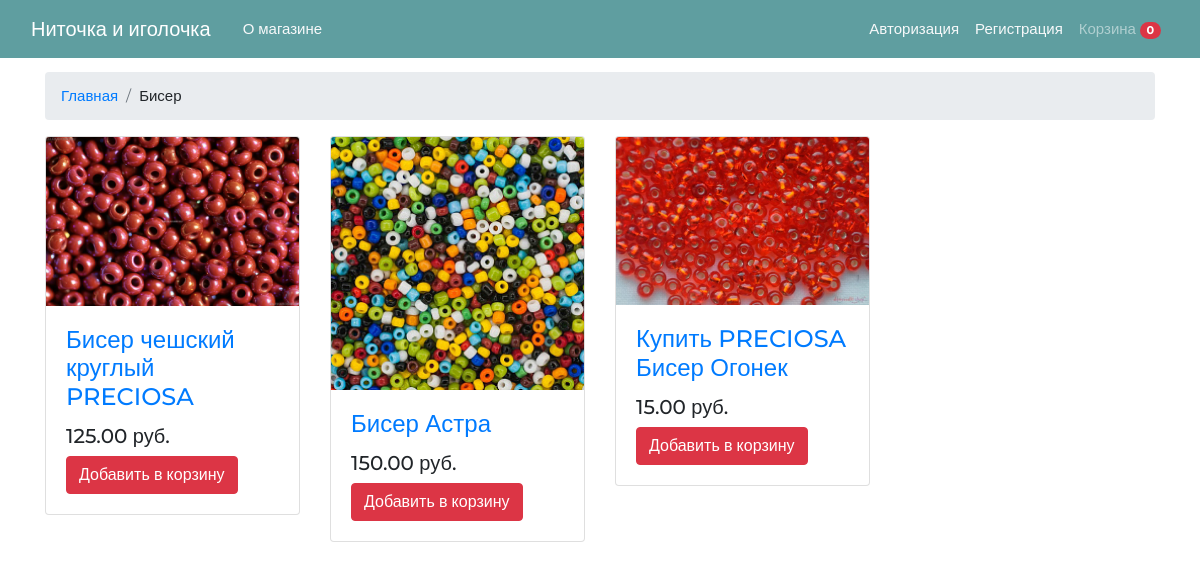
Screenshot of /category/beads/ with the database file from the repository.
### mainapp/models.py (models this page shows, shortened)
class Cart(models.Model):
    owner = models.ForeignKey('Customer', null=True, verbose_name='Владелец', on_delete=models.CASCADE)
    products = models.ManyToManyField(CartProduct, blank=True, related_name='related_cart')
    total_product = models.PositiveIntegerField(default=0)
    final_price = models.DecimalField(max_digits=9, default=0, decimal_places=2, verbose_name='Общая цена')
    in_order = models.BooleanField(default=False)
    for_anonymous_user = models.BooleanField(default=False)

class Category(models.Model):
    name = models.CharField(max_length=255, verbose_name='Имя категории')
    slug = models.SlugField(unique=True)
    objects = CategoryManager()
    def get_absolute_url(self):
        return reverse('category_detail', kwargs={'slug': self.slug})

class Product(models.Model):
    MIN_RESOLUTION = (100, 100)
    MAX_RESOLUTION = (3000, 3000)
    MAX_IMAGE_SIZE = 3145728
    class Meta:
        abstract = True
    category = models.ForeignKey(Category, verbose_name='Категория', on_delete=models.CASCADE)
    title = models.CharField(max_length=255, verbose_name='Наименование')
    slug = models.SlugField(unique=True)
    image = models.ImageField(verbose_name='Изображение')
    description = models.TextField(verbose_name='Описание', null=True)
    price = models.DecimalField(max_digits=9, decimal_places=2, verbose_name='Цена')
    def get_model_name(self):
        return self.__class__.__name__.lower()

class Beads(Product):  # Бисер
    manufacturer = models.CharField(max_length=255, verbose_name='Производитель')
    part_number = models.CharField(max_length=255, verbose_name='Артикул')
    weight = models.CharField(max_length=255, verbose_name='Вес')
    size = models.CharField(max_length=255, verbose_name='Размер')
    color = models.CharField(max_length=255, verbose_name='Цвет')
    def get_absolute_url(self):
        return get_product_url(self, 'product_detail')

### mainapp/views.py (the view)
# urls.py: path('category/<str:slug>/', CategoryDetailView.as_view(), name='category_detail'),
class CategoryDetailView(CartMixin, CategoryDetailMixin, DetailView):
    model = Category
    queryset = Category.objects.all()
    context_object_name = 'category'
    template_name = 'category_detail.html'
    slug_url_kwarg = 'slug'
    def get_context_data(self, **kwargs):
        context = super().get_context_data(**kwargs)
        context['cart'] = self.cart
        return  context

### mainapp/mixins.py (called while the page is built)
    def get_context_data(self, **kwargs):
        if isinstance(self.get_object(), Category):
            model = self.CATEGORY_SLUG_TO_PRODUCT_MODEL[self.get_object().slug]
            context = super().get_context_data(**kwargs)
            context['categories'] = Category.objects.get_categories_for_left_sidebar()
            context['category_products'] = model.objects.all()
            return context
        context = super().get_context_data(**kwargs)
        context['categories'] = Category.objects.get_categories_for_left_sidebar()
        return context

    def dispatch(self, request, *args, **kwargs):
        if request.user.is_authenticated:
            customer = Customer.objects.filter(user=request.user).first()
            if not customer:
                customer = Customer.objects.create(
                    user=request.user
                )
            cart = Cart.objects.filter(owner=customer, in_order=False).first()
            if not cart:
                cart = Cart.objects.create(owner=customer)
        else:
            cart = Cart.objects.filter(for_anonymous_user=True).first()
            if not cart:
                cart = Cart.objects.create(for_anonymous_user=True)
        self.cart = cart
        return  super().dispatch(request, *args, **kwargs)

### mainapp/models.py (called while the page is built)
def get_models_for_count(*models_names):
    return [models.Count(model_name) for model_name in models_names]

def get_product_url(obj, viewname):
    ct_model = obj.__class__._meta.model_name
    return reverse(viewname, kwargs={'ct_model': ct_model, 'slug': obj.slug})

    def get_queryset(self):
        return super().get_queryset()

    def get_categories_for_left_sidebar(self):
        models = get_models_for_count('floss', 'beads')
        qs = list(self.get_queryset().annotate(*models))
        data = [
            dict(name=c.name, url=c.get_absolute_url(), count=getattr(c, self.CATEGORY_NAME_COUNT_NAME[c.name]))
            for c in qs
        ]
        return data

### mainapp/templates/category_detail.html (shortened to what this page needs)
{% extends 'base.html' %}
{% block content %}
<head>
<div class="container">
    <link rel="stylesheet" type="text/css" href="../../../static/css/shop-homepage.css"/>
</head>
    <nav aria-label="breadcrumb" class="mt-3">
        <ol class="breadcrumb">
            <li class="breadcrumb-item"><a href="{% url 'base' %}">Главная</a></li>
            <li class="breadcrumb-item">{{ category.name }}</li>
        </ol>
</nav>
    <div class="row">
  {% for product in category_products %}
  <div class="col-lg-3 col-md-6 mb-2">
    <div class="card h-150">
      <a href="{{ product.get_absolute_url }}"><img class="card-img-top" src="{{ product.image.url }}" alt=""></a>
      <div class="card-body">
        <h4 class="card-title">
          <a href="{{ product.get_absolute_url }}">{{ product.title }}</a>
        </h4>
        <h5>{{ product.price }} руб.</h5>
          <a href="{% url 'add_to_cart' ct_model=product.get_model_name slug=product.slug %}">
              <button class="btn btn-danger">Добавить в корзину</button>
          </a>
      </div>
    </div>
</div>
  {% endfor %}
</div>
{% endblock content %}

### mainapp/templates/base.html (shortened to what this page needs)
{% load static %}
<!DOCTYPE html>
<html lang="en" xmlns:request.user.is_authenticated>
<head>
  <link rel="stylesheet" href="https://maxcdn.bootstrapcdn.com/bootstrap/4.0.0/css/bootstrap.min.css">
  <link rel="stylesheet" type="text/css" href="../static/css/shop-homepage.css"/>
</head>
<body>
  <nav class="navbar navbar-expand-lg navbar-dark fixed-top" style="background-color: #5F9EA0;">
    <div class="container-fluid">
      <a class="navbar-brand " href="{% url 'base' %}">Ниточка и иголочка</a>
      <a class="nav-link text-light" href="#">О магазине </a>
      <div class="collapse navbar-collapse" id="navbarResponsive">
          <ul class="navbar-nav ml-auto">
            {% if not request.user.is_authenticated %}
            <li>
                <a class="nav-link text-light" href="{% url 'login'%}">Авторизация</a>
            </li>
              <li>
                  <a class="nav-link text-light" href="{% url 'registration' %}">Регистрация</a>
              </li>
            {% endif %}
        <ul class="navbar-nav ml-auto">
          <li class="nav-item">
            <a class="nav-link" href="{% url 'cart' %}">Корзина <span class="badge badge-pill badge-danger">{{ cart.products.count }}</span></a>
          </li>
        </ul>
      </div>
    </div>
  </nav>
  {% block content %}{% endblock content %}
</body>
</html>

### static/css/shop-homepage.css (style rules this page uses)
body { padding-top: 56px; font-family: 'Montserrat', sans-serif; font-size: 15px; line-height: 1.6; }
.nav-link { text-decoration: none; transition: .2s; position: relative; }

### rows the page displays
Cart: products.count "0"
Category: name "Бисер"
Beads: image (picture), title "Бисер чешский круглый PRECIOSA", price "125.00"
Beads: image (picture), title "Бисер Астра", price "150.00"
Beads: image (picture), title "Купить PRECIOSA Бисер Огонек", price "15.00"
